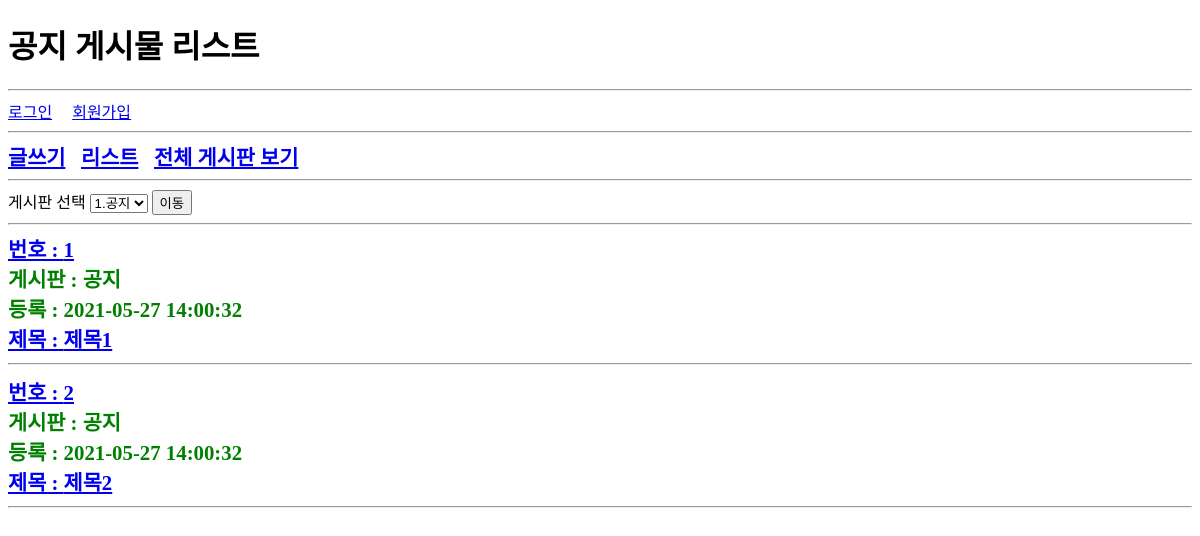
Page /usr/article/filteredListByBoard.php?boardId=1 on the committed database.
### tables this page shows
CREATE TABLE board(
  id INT(10) UNSIGNED NOT NULL PRIMARY KEY AUTO_INCREMENT,
  `name` VARCHAR(20) NOT NULL,
  `code` VARCHAR(20) NOT NULL
);

CREATE TABLE article(
  id INT(10) UNSIGNED NOT NULL PRIMARY KEY AUTO_INCREMENT,
  regDate DATETIME NOT NULL,
  updateDate DATETIME NOT NULL,
  title VARCHAR(100) NOT NULL,
  `body` TEXT NOT NULL
);

### usr/article/filteredListByBoard.php (the view, shortened to what this page needs)
<?php
require_once $_SERVER['DOCUMENT_ROOT'] . '/webInit.php';
$boardId = intval($_GET['boardId']);
$sql = "
SELECT *
FROM article AS A
WHERE A.boardId = '$boardId'
";
$rs = mysqli_query($dbConn, $sql);
$articles = [];
while($article = mysqli_fetch_assoc($rs)){
  $articles[] = $article;
}
$sqlBoard = "
SELECT *
FROM board AS B
WHERE B.id = '$boardId'
";
$rsBoard = mysqli_query($dbConn, $sqlBoard);
$board = mysqli_fetch_assoc($rsBoard)
?>
<?php
$pageTitle = "${board['name']} 게시물 리스트";
?>
<?php require_once __DIR__ . "/../head.php"; ?>
  <div>
  <a href="write.php">글쓰기</a>&nbsp;&nbsp;
  <a href="list.php">리스트</a>&nbsp;&nbsp;
  <a href="../board/list.php">전체 게시판 보기</a>
  </div>
  <hr>
  <form action="filteredListByBoard.php">
  <span>게시판 선택</span>
  <select required name="boardId">
    <option value="1">1.공지</option>
  </select>
  <input type="submit" value="이동">
  </form>
  <hr>
<div>
  <?php foreach($articles as $article) {?>
    <a href="detail.php?id=<?=$article['id']?>">번호 : <?=$article['id']?></a>
    <br>
    <span>게시판 : <?=$board['name']?></span>
    <br>
    등록 : <?=$article['regDate']?><br>
    <a href="detail.php?id=<?=$article['id']?>">제목 : <?=$article['title']?></a><br>
    <hr>
  <?php }?>
  </div>
<?php require_once __DIR__ . "/../head.php"; ?>

### usr/head.php (shortened to what this page needs)
<!DOCTYPE html>
<html lang="en">
<head>
  <link rel="stylesheet" href="/common.css">
</head>
<body>
  <h1><?=$pageTitle?></h1>
  <hr>
  <?php if( !isset($_SESSION['loginedMemberId']) ) {?>
    <a href="../member/login.php">로그인</a>
    <a href="../member/join.php">회원가입</a>
    <hr>
  <?php }?>

### common.css (style rules this page uses)
div { font-size:1.3rem; font-weight: bold; color:green; }

### rows in the picture
board: name "공지 게시물 리스트"
article: id "1", boardId.name "공지", regDate "2021-05-27 14:00:32", title "제목1"
article: id "2", boardId.name "공지", regDate "2021-05-27 14:00:32", title "제목2"
